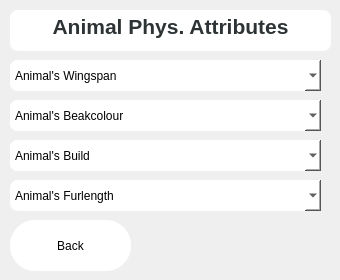
        <widget class="QWidget" name="animalPhysAttributesPage">
         <widget class="QTextEdit" name="animalPhysHeadline">
          <property name="enabled">
           <bool>false</bool>
          </property>
          <property name="geometry">
           <rect>
            <x>10</x>
            <y>10</y>
            <width>321</width>
            <height>41</height>
           </rect>
          </property>
          <property name="styleSheet">
           <string notr="true">#animalPhysHeadline{

	background: white;
	border:none;
	border-radius: 8px;

}</string>
          </property>
          <property name="html">
           <string>&lt;!DOCTYPE HTML PUBLIC &quot;-//W3C//DTD HTML 4.0//EN&quot; &quot;http://www.w3.org/TR/REC-html40/strict.dtd&quot;&gt;
&lt;html&gt;&lt;head&gt;&lt;meta name=&quot;qrichtext&quot; content=&quot;1&quot; /&gt;&lt;style type=&quot;text/css&quot;&gt;
p, li { white-space: pre-wrap; }
&lt;/style&gt;&lt;/head&gt;&lt;body style=&quot; font-family:'Sans'; font-size:10pt; font-weight:400; font-style:normal;&quot;&gt;
&lt;p align=&quot;center&quot; style=&quot; margin-top:0px; margin-bottom:0px; margin-left:0px; margin-right:0px; -qt-block-indent:0; text-indent:0px;&quot;&gt;&lt;span style=&quot; font-size:16pt; font-weight:600; color:#2e3436;&quot;&gt;Animal Phys. Attributes&lt;/span&gt;&lt;/p&gt;&lt;/body&gt;&lt;/html&gt;</string>
          </property>
         </widget>
         <widget class="QComboBox" name="animalPhysFurLengthField">
          <property name="geometry">
           <rect>
            <x>10</x>
            <y>180</y>
            <width>311</width>
            <height>31</height>
           </rect>
          </property>
          <property name="styleSheet">
           <string notr="true">#animalPhysFurLengthField{

	border-radius:8px;
	background:white;
}</string>
          </property>
          <item>
           <property name="text">
            <string>Animal's Furlength</string>
           </property>
          </item>
          <item>
           <property name="text">
            <string>1 (short)</string>
           </property>
          </item>
          <item>
           <property name="text">
            <string>2 (medium)</string>
           </property>
          </item>
          <item>
           <property name="text">
            <string>3 (long)</string>
           </property>
          </item>
         </widget>
         <widget class="QComboBox" name="animalPhysFurColourField">
          <property name="geometry">
           <rect>
            <x>10</x>
            <y>100</y>
            <width>311</width>
            <height>31</height>
           </rect>
          </property>
          <property name="styleSheet">
           <string notr="true">#animalPhysFurColourField{

	border-radius:8px;
	background:white;
}</string>
          </property>
          <item>
           <property name="text">
            <string>Animal's Furcolour</string>
           </property>
          </item>
          <item>
           <property name="text">
            <string>1 (Dark Brown)</string>
           </property>
          </item>
          <item>
           <property name="text">
            <string>2 (Light Brown)</string>
           </property>
          </item>
          <item>
           <property name="text">
            <string>3 (Blonde)</string>
           </property>
          </item>
          <item>
           <property name="text">
            <string>4 (White)</string>
           </property>
          </item>
          <item>
           <property name="text">
            <string>5 (Polka Dot)</string>
           </property>
          </item>
         </widget>
         <widget class="QComboBox" name="animalPhysBodyPatternField">
          <property name="geometry">
           <rect>
            <x>10</x>
            <y>60</y>
            <width>311</width>
            <height>31</height>
           </rect>
          </property>
          <property name="styleSheet">
           <string notr="true">#animalPhysBodyPatternField{

	border-radius:8px;
	background:white;
}</string>
          </property>
          <item>
           <property name="text">
            <string>Animal's Bodypattern</string>
           </property>
          </item>
          <item>
           <property name="text">
            <string>1 (dotted pattern)</string>
           </property>
          </item>
          <item>
           <property name="text">
            <string>2 (Striped)</string>
           </property>
          </item>
         </widget>
         <widget class="QComboBox" name="animalPhysBodyLengthField">
          <property name="geometry">
           <rect>
            <x>10</x>
            <y>100</y>
            <width>311</width>
            <height>31</height>
           </rect>
          </property>
          <property name="styleSheet">
           <string notr="true">#animalPhysBodyLengthField{

	border-radius:8px;
	background:white;
}</string>
          </property>
          <item>
           <property name="text">
            <string>Animal's Bodylength</string>
           </property>
          </item>
          <item>
           <property name="text">
            <string>1 (short)</string>
           </property>
          </item>
          <item>
           <property name="text">
            <string>2 (medium)</string>
           </property>
          </item>
          <item>
           <property name="text">
            <string>3 (long)</string>
           </property>
          </item>
         </widget>
         <widget class="QComboBox" name="animalPhysWingSpanField">
          <property name="geometry">
           <rect>
            <x>10</x>
            <y>60</y>
            <width>311</width>
            <height>31</height>
           </rect>
          </property>
          <property name="styleSheet">
           <string notr="true">#animalPhysWingSpanField{

	border-radius:8px;
	background:white;
}</string>
          </property>
          <item>
           <property name="text">
            <string>Animal's Wingspan</string>
           </property>
          </item>
          <item>
           <property name="text">
            <string>1 (short)</string>
           </property>
          </item>
          <item>
           <property name="text">
            <string>2 (medium)</string>
           </property>
          </item>
          <item>
           <property name="text">
            <string>3 (long)</string>
           </property>
          </item>
         </widget>
         <widget class="QComboBox" name="animalPhysBeakLengthField">
          <property name="geometry">
           <rect>
            <x>10</x>
            <y>140</y>
            <width>311</width>
            <height>31</height>
           </rect>
          </property>
          <property name="styleSheet">
           <string notr="true">#animalPhysBeakLengthField{

	border-radius:8px;
	background:white;
}</string>
          </property>
          <item>
           <property name="text">
            <string>Animal's Beaklength</string>
           </property>
          </item>
          <item>
           <property name="text">
            <string>1 (short)</string>
           </property>
          </item>
          <item>
           <property name="text">
            <string>2 (medium)</string>
           </property>
          </item>
          <item>
           <property name="text">
            <string>3 (long)</string>
           </property>
          </item>
         </widget>
         <widget class="QComboBox" name="animalPhysBeakColourField">
          <property name="geometry">
           <rect>
            <x>10</x>
            <y>100</y>
            <width>311</width>
            <height>31</height>
           </rect>
          </property>
          <property name="styleSheet">
           <string notr="true">#animalPhysBeakColourField{

	border-radius:8px;
	background:white;
}</string>
          </property>
          <item>
           <property name="text">
            <string>Animal's Beakcolour</string>
           </property>
          </item>
          <item>
           <property name="text">
            <string>1 (red)</string>
           </property>
          </item>
          <item>
           <property name="text">
            <string>2 (orange)</string>
           </property>
          </item>
          <item>
           <property name="text">
            <string>3 (yellow)</string>
           </property>
          </item>
          <item>
           <property name="text">
            <string>4 (black)</string>
           </property>
          </item>
          <item>
           <property name="text">
            <string>5 (blue)</string>
           </property>
          </item>
          <item>
           <property name="text">
            <string>6 (mixed)</string>
           </property>
          </item>
         </widget>
         <widget class="QComboBox" name="animalPhysScaleTypeField">
          <property name="geometry">
           <rect>
            <x>10</x>
            <y>140</y>
            <width>311</width>
            <height>31</height>
           </rect>
          </property>
          <property name="styleSheet">
           <string notr="true">#animalPhysScaleTypeField{

	border-radius:8px;
	background:white;
}</string>
          </property>
          <item>
           <property name="text">
            <string>Animal's Scaletype</string>
           </property>
          </item>
          <item>
           <property name="text">
            <string>1 (smooth)</string>
           </property>
          </item>
          <item>
           <property name="text">
            <string>2 (jagged)</string>
           </property>
          </item>
         </widget>
         <widget class="QComboBox" name="animalPhysFinnSizeField">
          <property name="geometry">
           <rect>
            <x>10</x>
            <y>140</y>
            <width>311</width>
            <height>31</height>
           </rect>
          </property>
          <property name="styleSheet">
           <string notr="true">#animalPhysFinnSizeField{

	border-radius:8px;
	background:white;
}</string>
          </property>
          <item>
           <property name="text">
            <string>Animal's Finnsize</string>
           </property>
          </item>
          <item>
           <property name="text">
            <string>1 (short)</string>
           </property>
          </item>
          <item>
           <property name="text">
            <string>2 (medium)</string>
           </property>
          </item>
          <item>
           <property name="text">
            <string>3 (long)</string>
           </property>
          </item>
         </widget>
         <widget class="QPushButton" name="backToNonPhysBtn">
          <property name="geometry">
           <rect>
            <x>10</x>
            <y>220</y>
            <width>121</width>
            <height>51</height>
           </rect>
          </property>
          <property name="cursor">
           <cursorShape>PointingHandCursor</cursorShape>
          </property>
          <property name="styleSheet">
           <string notr="true">#backToNonPhysBtn{
	background: white;
	border-radius: 25px;
  background: white;



}

#backToNonPhysBtn:hover{
	background: #fab1a0

}</string>
          </property>
          <property name="text">
           <string>Back</string>
          </property>
         </widget>
         <widget class="QComboBox" name="animalPhysBuildField">
          <property name="geometry">
           <rect>
            <x>10</x>
            <y>140</y>
            <width>311</width>
            <height>31</height>
           </rect>
          </property>
          <property name="styleSheet">
           <string notr="true">#animalPhysBuildField{

	border-radius:8px;
	background:white;
}</string>
          </property>
          <item>
           <property name="text">
            <string>Animal's Build</string>
           </property>
          </item>
          <item>
           <property name="text">
            <string>1 (thin)</string>
           </property>
          </item>
          <item>
           <property name="text">
            <string>2 (average)</string>
           </property>
          </item>
          <item>
           <property name="text">
            <string>3 (bulky)</string>
           </property>
          </item>
         </widget>
        </widget>
